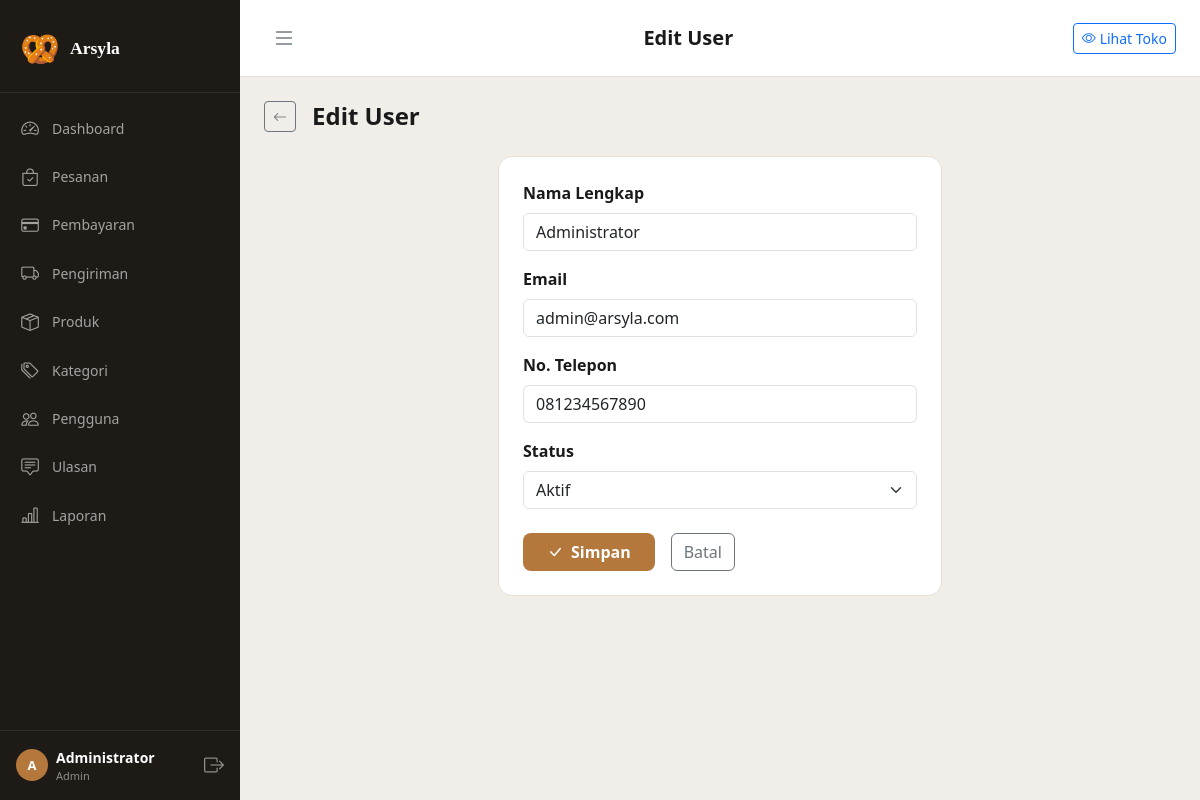
Page /admin/users/1/edit (signed in) on the committed database.
### tables this page shows
CREATE TABLE IF NOT EXISTS `users` (
    `id`         INT UNSIGNED AUTO_INCREMENT PRIMARY KEY,
    `name`       VARCHAR(100) NOT NULL,
    `email`      VARCHAR(150) NOT NULL UNIQUE,
    `password`   VARCHAR(255) NOT NULL,
    `phone`      VARCHAR(20)  DEFAULT NULL,
    `address`    TEXT         DEFAULT NULL,
    `city_id`    INT UNSIGNED DEFAULT NULL,
    `city_name`  VARCHAR(100) DEFAULT NULL,
    `province`   VARCHAR(100) DEFAULT NULL,
    `postal_code`VARCHAR(10)  DEFAULT NULL,
    `role`       ENUM('customer','admin','owner') NOT NULL DEFAULT 'customer',
    `is_active`  TINYINT(1) NOT NULL DEFAULT 1,
    `avatar`     VARCHAR(255) DEFAULT NULL,
    `created_at` TIMESTAMP NOT NULL DEFAULT CURRENT_TIMESTAMP,
    `updated_at` TIMESTAMP NOT NULL DEFAULT CURRENT_TIMESTAMP ON UPDATE CURRENT_TIMESTAMP
);

### app/Controllers/Admin/AdminUserController.php (called while the page is built, shortened)
<?php
class AdminUserController
{
    private Response             $res;
    private MySQLUserRepository  $repo;
    public function __construct()
    {
        $this->res  = new Response();
        $this->repo = new MySQLUserRepository();
    }
    public function edit(string $id): void
    {
        $user = $this->repo->findById((int)$id);
        $this->res->render('admin.users.form', ['title' => 'Edit User', 'user' => $user], 'admin');
    }
}

### core/Application.php (called while the page is built, shortened)
<?php
class Application
{
    private Router $router;
    public function __construct()
    {
        $this->router = new Router();
    }
    public function run(): void
    {
        $request  = new Request();
        $response = new Response();
        $this->router->dispatch($request, $response);
    }
}

### index.php (called while the page is built, shortened)
<?php
spl_autoload_register(function (string $class): void {
    $map = [
        'Core\\'           => CORE_PATH . '/',
        'App\\'            => APP_PATH . '/',
        'Domain\\'         => SRC_PATH . '/Domain/',
        'Application\\'    => SRC_PATH . '/Application/',
        'Infrastructure\\' => SRC_PATH . '/Infrastructure/',
    ];
    foreach ($map as $prefix => $base) {
        if (str_starts_with($class, $prefix)) {
            $relative = substr($class, strlen($prefix));
            $file = $base . str_replace('\\', '/', $relative) . '.php';
            if (file_exists($file)) {
                return;
            }
        }
    }
});
require_once ROOT_PATH . '/config/database.php';
$app = new Application();
$app->run();

### config/database.php (called while the page is built, shortened)
<?php
function getDB(): PDO
{
    static $pdo = null;
    if ($pdo === null) {
        $dsn = sprintf(
            'mysql:host=%s;port=%s;dbname=%s;charset=%s',
            DB_HOST,
            DB_PORT,
            DB_NAME,
            DB_CHARSET
        );
        try {
            $pdo = new PDO($dsn, DB_USER, DB_PASS, [
                PDO::ATTR_ERRMODE            => PDO::ERRMODE_EXCEPTION,
                PDO::ATTR_DEFAULT_FETCH_MODE => PDO::FETCH_ASSOC,
                PDO::ATTR_EMULATE_PREPARES   => false,
            ]);
        } catch (PDOException $e) {
            if (APP_DEBUG) {
                die('<h2>Database Error: ' . $e->getMessage() . '</h2>');
            }
            die('<h2>Koneksi database gagal. Pastikan XAMPP MySQL berjalan.</h2>');
        }
    }
    return $pdo;
}

### src/Infrastructure/Persistence/MySQLUserRepository.php (called while the page is built, shortened)
<?php
class MySQLUserRepository implements UserRepositoryInterface
{
    private \PDO $pdo;
    public function __construct()
    {
        $this->pdo = getDB();
    }
    public function findById(int $id): ?User
    {
        $stmt = $this->pdo->prepare('SELECT * FROM users WHERE id = ? LIMIT 1');
        $stmt->execute([$id]);
        $row = $stmt->fetch();
        return $row ? User::fromArray($row) : null;
    }
}

### src/Domain/User/Entities/User.php (called while the page is built, shortened)
<?php
class User
{
    public static function fromArray(array $data): self
    {
        return new self(
            id: $data['id'] ?? null,
            name: $data['name'],
            email: $data['email'],
            password: $data['password'],
            phone: $data['phone'] ?? null,
            address: $data['address'] ?? null,
            cityId: isset($data['city_id']) ? (int)$data['city_id'] : null,
            cityName: $data['city_name'] ?? null,
            province: $data['province'] ?? null,
            postalCode: $data['postal_code'] ?? null,
            role: $data['role'] ?? 'customer',
            isActive: (bool)($data['is_active'] ?? true),
        );
    }
}

### core/Request.php (called while the page is built, shortened)
<?php
class Request
{
    public function method(): string
    {
        return strtoupper($_SERVER['REQUEST_METHOD'] ?? 'GET');
    }
    public function url(): string
    {
        $uri = $_SERVER['REQUEST_URI'] ?? '/';
        $basePath = defined('APP_BASE_PATH') ? APP_BASE_PATH : '';
        if ($basePath !== '' && str_starts_with($uri, $basePath)) {
            $uri = substr($uri, strlen($basePath));
        }
        return trim($uri, '/');
    }
}

### app/Views/admin/users/form.php (the view, shortened to what this page needs)
<div class="d-flex align-items-center gap-3 mb-4">
    <a href="<?= APP_URL ?>/admin/users" class="btn btn-sm btn-outline-secondary"><i class="bi bi-arrow-left"></i></a>
    <h4 class="fw-bold mb-0"><?= $user ? 'Edit User' : 'Tambah User' ?></h4>
</div>
<div class="row justify-content-center">
    <div class="col-lg-6">
        <div class="ka-card">
            <div class="p-4">
                <form method="POST" action="<?= $user ? APP_URL . '/admin/users/' . $user->id . '/edit' : APP_URL . '/admin/users/create' ?>">
                    <div class="mb-3">
                        <label class="form-label fw-semibold">Nama Lengkap</label>
                        <input type="text" name="name" class="form-control"
                            value="<?= htmlspecialchars($user?->name ?? '') ?>" required>
                    </div>
                    <div class="mb-3">
                        <label class="form-label fw-semibold">Email</label>
                        <input type="email" name="email" class="form-control"
                            value="<?= htmlspecialchars($user?->email ?? '') ?>"
                            <?= $user ? 'readonly' : '' ?> required>
                    </div>
                    <div class="mb-3">
                        <label class="form-label fw-semibold">No. Telepon</label>
                        <input type="text" name="phone" class="form-control"
                            value="<?= htmlspecialchars($user?->phone ?? '') ?>">
                    </div>
                    <div class="mb-4">
                        <label class="form-label fw-semibold">Status</label>
                        <select name="is_active" class="form-select">
                            <option value="1" <?= ($user?->isActive ?? true) ? 'selected' : '' ?>>Aktif</option>
                        </select>
                    </div>
                    <div class="d-flex gap-3">
                        <button type="submit" class="btn ka-btn-primary fw-semibold px-4">
                            <i class="bi bi-check-lg me-2"></i><?= $user ? 'Simpan' : 'Tambah' ?>
                        </button>
                        <a href="<?= APP_URL ?>/admin/users" class="btn btn-outline-secondary">Batal</a>
                    </div>
                </form>
            </div>
        </div>
    </div>
</div>

### core/Router.php (shortened to what this page needs)
<?php
class Router
{
    private array $routes = [];
    public function get(string $path, string $handler): void
    {
        $this->routes['GET'][$path] = $handler;
    }
    public function post(string $path, string $handler): void
    {
        $this->routes['POST'][$path] = $handler;
    }
    public function dispatch(Request $request, Response $response): void
    {
        $method = $request->method();
        $url    = $request->url();
        foreach (($this->routes[$method] ?? []) as $route => $handler) {
            $pattern = $this->buildPattern($route);
            if (preg_match($pattern, $url, $matches)) {
                array_shift($matches);
                $params = array_values($matches);
                [$controllerName, $action] = explode('@', $handler);
                $controller = new $fullClass();
                call_user_func_array([$controller, $action], $params);
                return;
            }
        }
    }
    private function buildPattern(string $route): string
    {
        $pattern = preg_replace('/\{[a-z_]+\}/', '([^/]+)', $route);
        return '#^' . $pattern . '$#';
    }
}

### public/css/custom.css (style rules this page uses)
:root { --ka-primary: #b4783c; --ka-primary-dk: #8f5e2a; --ka-primary-lt: #f5e8d8; --ka-green: #2c7a4b; --ka-dark: #1a1a1a; --ka-light: #faf7f4; --ka-border: #e8e0d6; --ka-sidebar-w: 240px; --ka-sidebar-bg: #1e1a16; font-family: "Plus Jakarta Sans", sans-serif; }
body { background: var(--ka-light); color: var(--ka-dark); }
a { text-decoration: none; }
.ka-btn-primary { background: var(--ka-primary); color: #fff; border: none; border-radius: 8px; font-weight: 600; transition: all 0.2s; }
.ka-card { background: #fff; border-radius: 14px; border: 1.5px solid var(--ka-border); overflow: hidden; }
.ka-admin-body { background: #f1ede8; }

### rows in the picture
users: name "Administrator", email "admin@arsyla.com", phone "081234567890", is_active "Aktif"

### other values in the picture
$m['label'] "Dashboard"
$m['label'] "Pesanan"
$m['label'] "Pembayaran"
$m['label'] "Pengiriman"
$m['label'] "Produk"
$m['label'] "Kategori"
$m['label'] "Pengguna"
$m['label'] "Ulasan"
$m['label'] "Laporan"
